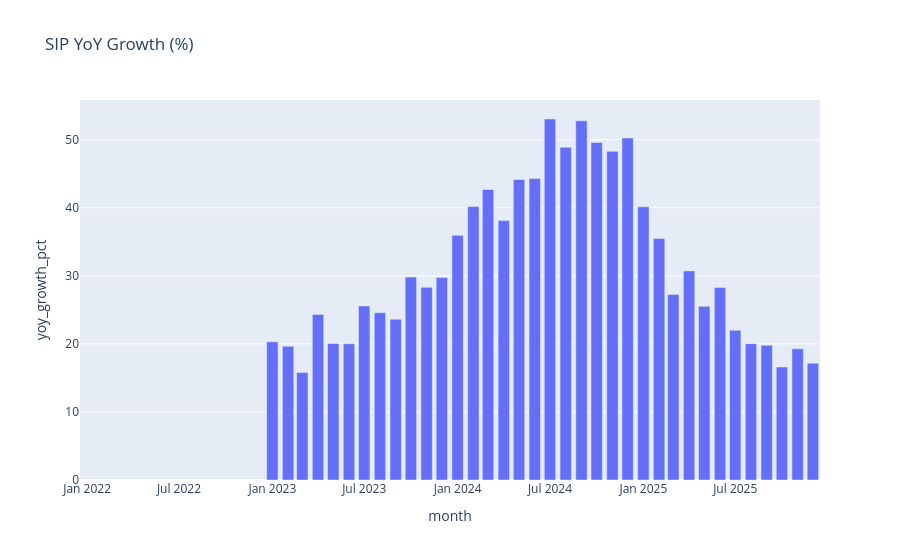

Notebook code for this chart:
### Code cell
fig = px.bar(
    sip,
    x="month",
    y="yoy_growth_pct",
    title="SIP YoY Growth (%)"
)

fig.show()

### Figure 1 — Plotly figure (JSON) as saved in the notebook; plotly's stock layout.template omitted (floating-point values rounded to 4 significant figures)
{"data": [{"hovertemplate": "month=%{x}<br>yoy_growth_pct=%{y}<extra></extra>", "legendgroup": "", "marker": {"color": "#636efa", "pattern": {"shape": ""}}, "name": "", "orientation": "v", "showlegend": false, "textposition": "auto", "type": "bar", "x": ["2022-01", "2022-02", "2022-03", "2022-04", "2022-05", "2022-06", "2022-07", "2022-08", "2022-09", "2022-10", "2022-11", "2022-12", "2023-01", "2023-02", "2023-03", "2023-04", "2023-05", "2023-06", "2023-07", "2023-08", "2023-09", "2023-10", "2023-11", "2023-12", "2024-01", "2024-02", "2024-03", "2024-04", "2024-05", "2024-06", "2024-07", "2024-08", "2024-09", "2024-10", "2024-11", "2024-12", "2025-01", "2025-02", "2025-03", "2025-04", "2025-05", "2025-06", "2025-07", "2025-08", "2025-09", "2025-10", "2025-11", "2025-12"], "xaxis": "x", "y": [NaN, NaN, NaN, NaN, NaN, NaN, NaN, NaN, NaN, NaN, NaN, NaN, 20.31, 19.66, 15.8, 24.33, 20.05, 20.02, 25.58, 24.58, 23.63, 29.82, 28.31, 29.74, 35.96, 40.18, 42.69, 38.12, 44.16, 44.31, 53.05, 48.9, 52.78, 49.59, 48.3, 50.25, 40.14, 35.5, 27.27, 30.73, 25.52, 28.28, 22.0, 20.04, 19.8, 16.61, 19.27, 17.17], "yaxis": "y"}], "layout": {"barmode": "relative", "legend": {"tracegroupgap": 0}, "title": {"text": "SIP YoY Growth (%)"}, "xaxis": {"anchor": "y", "domain": [0, 1], "title": {"text": "month"}}, "yaxis": {"anchor": "x", "domain": [0, 1], "title": {"text": "yoy_growth_pct"}}}}
